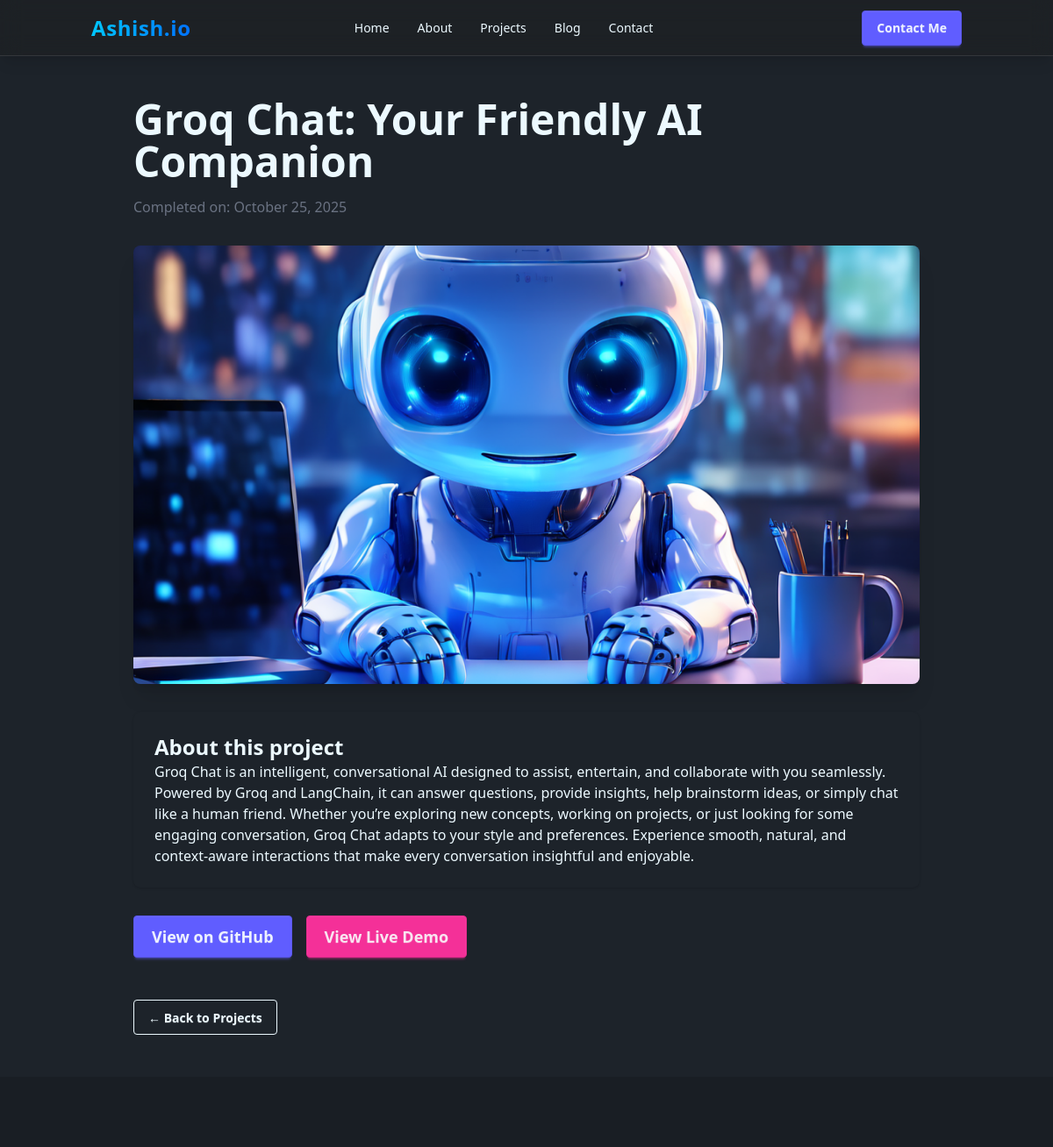
/projects/1/, run on the app's committed database.
### portfolio/models.py (models this page shows, shortened)
class Project(models.Model):
    title = models.CharField(max_length=200)
    description = models.TextField()
    image = models.ImageField(upload_to='projects/', blank=True, null=True)
    live_url = models.URLField(blank=True, null=True)
    github_url = models.URLField(blank=True, null=True)
    created_at = models.DateTimeField(auto_now_add=True)

### main/views.py (the view)
# urls.py: path('projects/<int:project_id>/', views.project_detail, name='project_detail'),
def project_detail(request, project_id):
    project = get_object_or_404(Project, id=project_id)
    context = {
        'project': project,
    }
    return render(request, 'project_detail.html', context)

### templates/project_detail.html
{% extends 'base.html' %}
{% block content %}
<div class="container mx-auto py-12 px-4 md:px-0">
    <div class="max-w-4xl mx-auto">
        <h1 class="text-4xl md:text-5xl font-bold mb-4">{{ project.title }}</h1>
        <div class="text-md text-gray-500 mb-8">
            Completed on: {{ project.created_at|date:"F d, Y" }}
        </div>
        {% if project.image %}
        <img src="{{ project.image.url }}" alt="{{ project.title }}" class="w-full h-auto md:h-[500px] object-cover rounded-lg shadow-xl mb-8">
        {% endif %}
        <div class="prose prose-lg max-w-none bg-base-100 p-6 rounded-lg shadow">
            <h2 class="text-2xl font-semibold">About this project</h2>
            {{ project.description|linebreaks }}
        </div>
        <div class="mt-8 flex gap-4">
            {% if project.github_url %}
            <a href="{{ project.github_url }}" class="btn btn-primary btn-lg" target="_blank">
                View on GitHub
            </a>
            {% endif %}
            {% if project.live_url %}
            <a href="{{ project.live_url }}" class="btn btn-secondary btn-lg" target="_blank">
                View Live Demo
            </a>
            {% endif %}
        </div>
        <div class="mt-12">
            <a href="{% url 'project_list' %}" class="btn btn-outline">&larr; Back to Projects</a>
        </div>
    </div>
</div>
{% endblock %}

### templates/base.html (style rules this page uses)
* { transition: background-color 0.3s ease, color 0.3s ease, border-color 0.3s ease; }
.btn-primary { transition: all 0.3s ease; }

### data on the page
Project: title "Groq Chat: Your Friendly AI Companion", created_at "October 25, 2025", image (picture), description "Groq Chat is an intelligent, conversational AI designed to assist, entertain, and collaborate with you seamlessly. Powered by Groq and LangChain, it can answer questions, provide insights, help brainstorm ideas, or simply chat like a human friend. Whether you’re exploring new concepts, working on projects, or just looking for some engaging conversation, Groq Chat adapts to your style and preferences. Experience smooth, natural, and context-aware interactions that make every conversation insightful and enjoyable."
